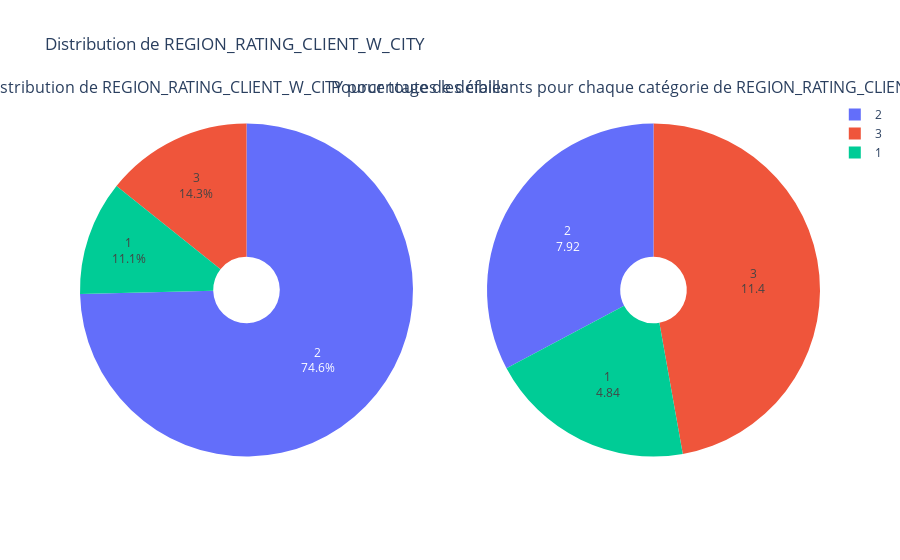

Source (notebook cell):
### Markdown cell above
<font color = "#26474E"> _**Distribution de la variable catégorielle REGION_RATING_CLIENT_W_CITY**_

Cette variable renseigne la note attribué par _Home Credit_ à chaque client en fonction de sa région selon la qualité des clients. Cette notation prend en compte la Ville dans laquelle réside le client. Il contient des valeurs comprises entre 1 et 3.

### Code cell
# valeurs uniques de cette colonne ?
print_unique_categories(application_train, 'REGION_RATING_CLIENT_W_CITY')

# Tracer le diagramme en secteur pour cette colonne
plot_categorical_variables_pie(application_train, 'REGION_RATING_CLIENT_W_CITY', hole = 0.2)

### Figure 1 — Plotly figure (JSON) as saved in the notebook; plotly's stock layout.template omitted (floating-point values rounded to 4 significant figures)
{"data": [{"domain": {"x": [0, 0.45], "y": [0, 1]}, "hole": 0.2, "labels": [2, 3, 1], "textinfo": "label+percent", "textposition": "inside", "type": "pie", "values": [229484, 43860, 34167]}, {"domain": {"x": [0.55, 1], "y": [0, 1]}, "hole": 0.2, "hoverinfo": "label+value", "labels": [2, 3, 1], "textinfo": "label+value", "type": "pie", "values": [7.92, 11.4, 4.84]}], "layout": {"annotations": [{"font": {"size": 16}, "showarrow": false, "text": "Distribution de REGION_RATING_CLIENT_W_CITY pour toutes les cibles", "x": 0.225, "xanchor": "center", "xref": "paper", "y": 1, "yanchor": "bottom", "yref": "paper"}, {"font": {"size": 16}, "showarrow": false, "text": "Pourcentage de défaillants pour chaque catégorie de REGION_RATING_CLIENT_W_CITY", "x": 0.775, "xanchor": "center", "xref": "paper", "y": 1, "yanchor": "bottom", "yref": "paper"}], "title": {"text": "Distribution de REGION_RATING_CLIENT_W_CITY"}}}
